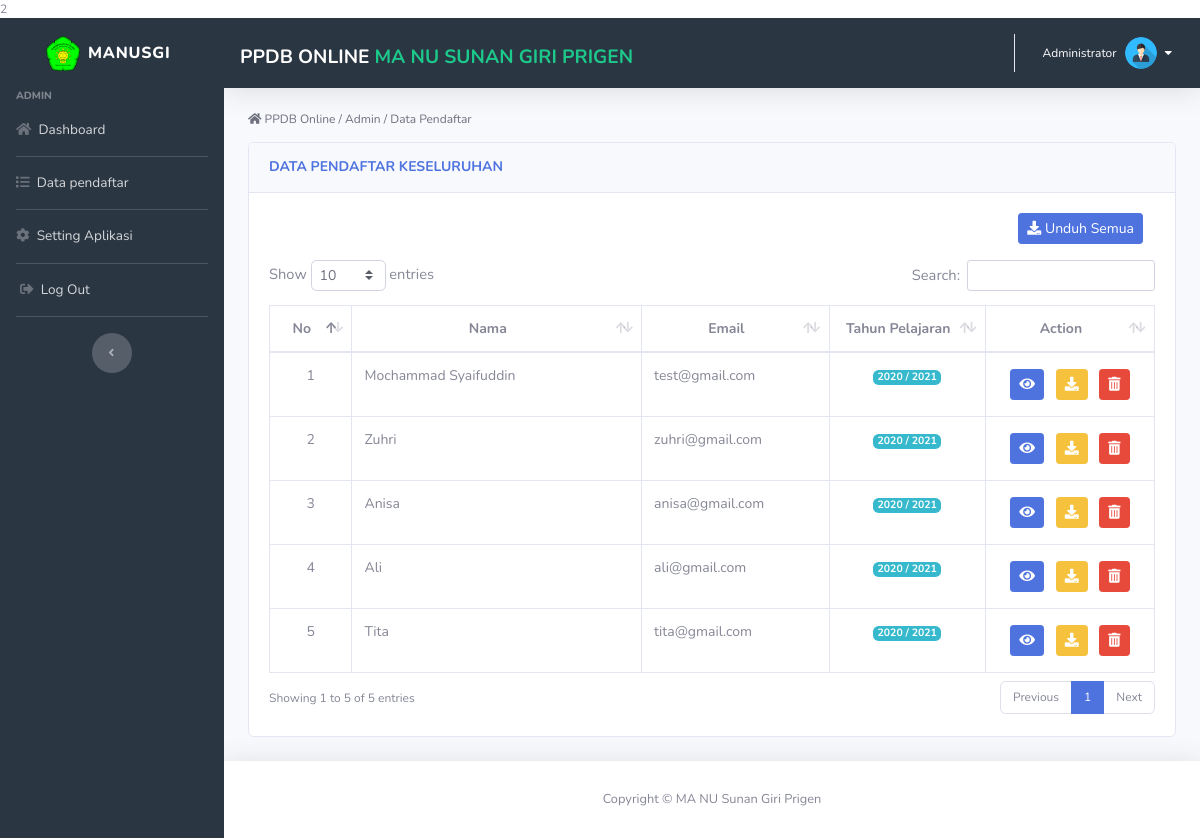
The app's page /admin/pendaftaran.php (signed in) with its own data.
### tables this page shows
CREATE TABLE `setting` (
  `id` int(11) NOT NULL,
  `nama_aplikasi` varchar(200) DEFAULT NULL,
  `nama_madrasah` varchar(100) DEFAULT NULL,
  `tahun_pelajaran` varchar(20) DEFAULT NULL,
  `id_admin` int(11) DEFAULT NULL
);

CREATE TABLE `pendaftar` (
  `id` int(11) NOT NULL,
  `nama` varchar(100) DEFAULT NULL,
  `tmpt_lahir` varchar(100) DEFAULT NULL,
  `tgl_lahir` date DEFAULT NULL,
  `jenis_kelamin` varchar(10) DEFAULT NULL,
  `agama` varchar(45) DEFAULT NULL,
  `alamat` text DEFAULT NULL,
  `email` varchar(100) DEFAULT NULL,
  `telepon` varchar(45) DEFAULT NULL,
  `foto` varchar(100) NOT NULL,
  `users_id` int(11) DEFAULT NULL
);

### controller/admin_setting_control.php (called while the page is built, shortened)
<?php
$sql_select_setting = "SELECT * FROM setting WHERE id = 1";
$result_select_setting = mysqli_query($koneksi, $sql_select_setting);
if (mysqli_num_rows($result_select_setting)) {
    $data_setting = mysqli_fetch_array($result_select_setting);
}
?>

### config/auto_load.php (called while the page is built, shortened)
<?php
$base_url = "http://localhost/ppdb-manusgi";
?>

### controller/admin_pendaftaran_control.php (called while the page is built, shortened)
<?php
$all_pendaftar = mysqli_query($koneksi, "SELECT * FROM pendaftar");
?>

### admin/pendaftaran.php (the view, shortened to what this page needs)
<?php include('../config/auto_load.php'); ?>
<?php include('../controller/admin_pendaftaran_control.php'); ?>
<?php include('../template/header.php'); ?>
  <div class="container-fluid">
    <p class="h6 mb-3 text-gray-700 text-left" style="font-size: 12px;">
  <i class="fas fa-home"></i>
  PPDB Online / <a href="dashboard.php" class="text-gray-700" >Admin</a> / <a href="pendaftaran.php" class="text-gray-700"> Data Pendaftar </a> </p>
    <div class="row">
            <div class="col-md-12">
            <div class="card mb-4">
              <div class="card-header py-3">
                <h6 class="m-0 font-weight-bold text-primary text-uppercase" style="font-size: 14px;">Data pendaftar keseluruhan</h6>
              </div>
              <div class="card-body">
                <div class="table-responsive">
                <div class="col-md-12 mb-3" align="right">
                      <a href="<?= $base_url ?>/cetak/data_pendaftar.php" class="btn btn-primary btn-sm">
                      <i class="fas fa-download"></i>
                      Unduh Semua</a>
                    </div>
                <table class="table table-bordered" id="dataTable" width="100%" cellspacing="0">
                  <thead>
                    <tr align="center" style="font-size: 14px;">
                      <th width="2%">No</th>
                      <th width="15%">Nama</th>
                      <th width="5%">Email</th>
                      <th width="5%">Tahun Pelajaran</th>
                      <th width="8%">Action</th>
                    </tr>
                  </thead>
                  <tbody>
                  <?php
                    $no = 1;
                    while ($p = mysqli_fetch_array($all_pendaftar)) { ?>
                      <tr style="font-size: 14px;" id="<?php echo $rows["id"]; ?>">
                        <td  align="center"><?= $no++ ?></td>
                        <td class="text-left"><?= $p['nama'] ?></td>
                        <td class="text-left"><?= $p['email'] ?></td>
                        <td align="center"><span class="badge badge-info"><?php if(isset($data_setting['tahun_pelajaran'])) { echo $data_setting['tahun_pelajaran']; }  ?></span></td>
                        <td align="center">
                          <a href="detailpendaftar.php?id=<?= $p['id'] ?>" class="btn btn-primary btn-sm m-1">
                          <i class="fas fa-eye"></i></a>
                          <a href="<?= $base_url?>/cetak/detail_cetak.php?id=<?= $p['id'] ?>" class="btn btn-warning btn-sm m-1">
                          <i class="fas fa-download"></i></a>
                          <a href="#" class="btn btn-danger btn-sm m-1" data-toggle="modal" data-target="#modalHapus_<?= $p['id'] ?>">
                          <i class="fas fa-trash-alt"></i></a>
                        </td>
                        </tr>
                    <?php }
                    ?>
                  </tbody>
                </table>
              </div>
            </div>
          </div>
        </div>
    </div>
  </div>
  </div>
<?php include('../template/footer.php'); ?>

### template/header.php (shortened to what this page needs)
<?php include('../controller/admin_setting_control.php'); ?>
<!DOCTYPE html>2
<html lang="en">
<head>
    <link rel="stylesheet" type="text/css" href="../assets/js/style/css/main.css">
    <link rel="stylesheet" type="text/css"
        href="https://maxcdn.bootstrapcdn.com/font-awesome/4.7.0/css/font-awesome.min.css">
    <link href="../assets/vendor/fontawesome-free/css/all.min.css" rel="stylesheet" type="text/css">
    <link href="../assets/css/sb-admin-2.min.css" rel="stylesheet">
    <link href="../assets/css/style.css" rel="stylesheet">
    <link href="../assets/css/style2.css" rel="stylesheet">
    <link href="../assets/css/alertify.min.css" rel="stylesheet">
    <link href="../assets/vendor/datepicker/css/bootstrap-datepicker.css" rel="stylesheet">
    <link href="../assets/vendor/datepicker/css/bootstrap-datepicker.min.css" rel="stylesheet">
</head>
<body id="page-top">
    <div id="wrapper">
        <ul class="navbar-nav sidebar sidebar-dark accordion" style="background: #2b3643">
            <a class="sidebar-brand d-flex align-items-center justify-content-center" href="dashboard.php">
                <div class="sidebar-brand-icon">
                    <i class="fas">
                        <img src="../assets/img/logo.png" alt="" class="logo-side">
                    </i>
                </div>
                <div class="sidebar-brand-text mx-2">MANUSGI</div>
            </a>
            <div class="sidebar-heading">
                <?= $_SESSION['level']; ?>
            </div>
            <?php if ($_SESSION['level'] == 'admin') { ?>
            <li class="nav-item">
                <a class="nav-link" href="dashboard.php">
                    <i class="fas fa-home"></i>
                    <span>Dashboard</span></a>
            </li>
            <hr class="sidebar-divider my-0">
            <li class="nav-item">
                <a class="nav-link" href="pendaftaran.php">
                    <i class="fas fa-list"></i>
                    <span>Data pendaftar</span></a>
            </li>
            <hr class="sidebar-divider my-0">
            <li class="nav-item">
                <a class="nav-link" href="setting.php">
                    <i class="fas fa-cog"></i>
                    <span>Setting Aplikasi</span></a>
            </li>
            <?php } else if ($_SESSION['level'] == 'siswa')  { ?>
            <hr class="sidebar-divider my-0">
            <li class="nav-item">
                <a class="nav-link" href="dashboard.php">
                    <i class="fas fa-home"></i>
                    <span>Dashboard</span></a>
            </li>
            <hr class="sidebar-divider my-0">
            <li class="nav-item">
                <a class="nav-link" href="data_diri.php">
                    <i class="fas fa-user-edit"></i>
                    <span>Data Diri</span></a>
            </li>
            <hr class="sidebar-divider my-0">
            <li class="nav-item">
                <a class="nav-link" href="data_orangtua.php">
                    <i class="fas fa-user-friends"></i>
                    <span>Data Orang Tua</span></a>
            </li>
            <?php } ?>
            <hr class="sidebar-divider my-0">
            <li class="nav-item">
                <a class="nav-link" href="#" data-toggle="modal" data-target="#logoutModal">
                    <i class="fas fa-sign-out-alt ml-1"></i>
                    <span>Log Out</span></a>
            </li>
            <hr class="sidebar-divider">
            <div class="text-center d-none d-md-inline">
                <button class="rounded-circle border-0" id="sidebarToggle"></button>
            </div>
        </ul>
        <div id="content-wrapper" class="d-flex flex-column">
            <div id="content">
                <nav class="navbar navbar-expand topbar mb-4 static-top shadow navbar-fixed-top"
                    style="background: #2b3643">
                    <?php
                $nama = "";
                $url = "";
                if ($_SESSION['level'] == 'siswa') {
                  $nama = $data_pendaftar['nama'];
                  $url = "../siswa/dashboard.php";
                } else {
                    $nama = "Administrator";
                    $url = "../admin/dashboard.php";
                }
            ?>
                    <form class="d-none d-sm-inline-block mt-2">
                        <div class="text-left">
                            <a class="text-lg text-white text-uppercase"><b><?php if(isset($data_setting['nama_aplikasi'])) { echo $data_setting['nama_aplikasi']; } ?></b>
                                <a class="text-lg text-success text-uppercase" href="<?= $url ?>"
                                    style="text-decoration: none"><b><?php if(isset($data_setting['nama_madrasah'])) { echo $data_setting['nama_madrasah']; } ?></b></a>
                            </a>
                        </div>
                    </form>
                    <ul class="navbar-nav ml-auto">
                        <li class="nav-item dropdown no-arrow">
                            <a class="nav-link dropdown-toggle" href="#" id="userDropdown" role="button"
                                data-toggle="dropdown" aria-haspopup="true" aria-expanded="false">
                                <span class="mr-2 d-none d-lg-inline text-white small"
                                    style="font-size: 12px;"><?=  $nama ?></span>
                                <img class="img-profile rounded-circle" src="../assets/img/user.png" alt="fotoprofil">
                                <i class="fas fa-caret-down ml-2" style="color: white"></i>
                            </a>
                        </li>
                    </ul>
                </nav>

### assets/css/style.css (style rules this page uses)
.logo-side { max-height: 35px; }

### assets/css/style2.css (style rules this page uses)
.logo-side { max-height: 35px; }
.row { font-size: 12px; }
body { font-size: 12px; }

### records on screen
setting: nama_aplikasi "PPDB ONLINE", nama_madrasah "MA NU SUNAN GIRI PRIGEN", tahun_pelajaran "2020 / 2021"
pendaftar: nama "Mochammad Syaifuddin", email "test@gmail.com"
pendaftar: nama "Zuhri", email "zuhri@gmail.com"
pendaftar: nama "Anisa", email "anisa@gmail.com"
pendaftar: nama "Ali", email "ali@gmail.com"
pendaftar: nama "Tita", email "tita@gmail.com"

### other values on screen
$_SESSION['level'] "ADMIN"
$nama "Administrator"
